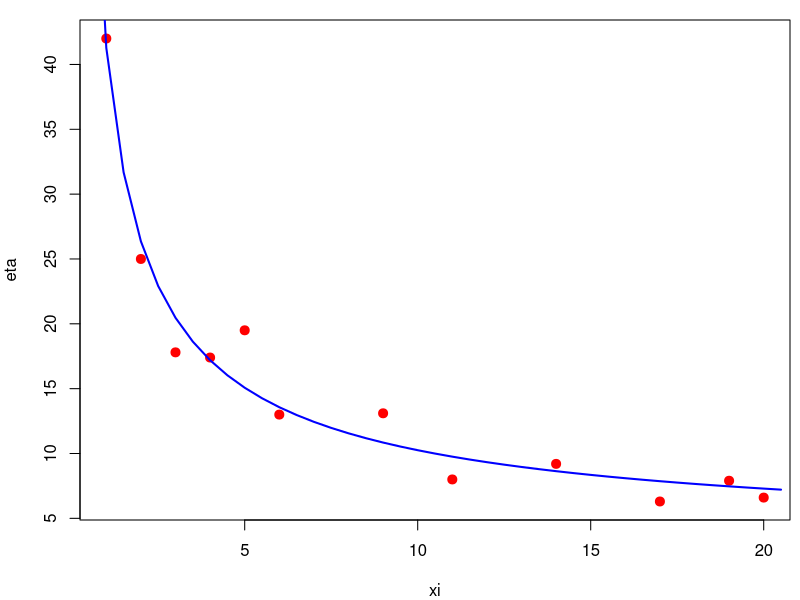

Source code (R):
obj <- function(x, data){
  F <- x[1] + x[2]* data$xi^x[3] - data$eta 
  sum(F^2)
}
rt <- read.table("exam0416.data")
nlm.sol <- nlm(f = obj, p = c(1, 20, 0), data=rt)
nlm.sol

F <- function(x, p)
  p[1] + p[2]* x^p[3] 

xi  <- seq(from = 0.5, to = 20.5, by = 0.5)
eta <- F(xi, nlm.sol$estimate)

par(mai = c(0.8, 0.8, 0.2, 0.1))
with(rt, plot(xi, eta, pch=19, cex=1.2, col="red"))
lines(xi, eta, lwd=2, col="blue")

savePlot("curve_fit", type="eps")


